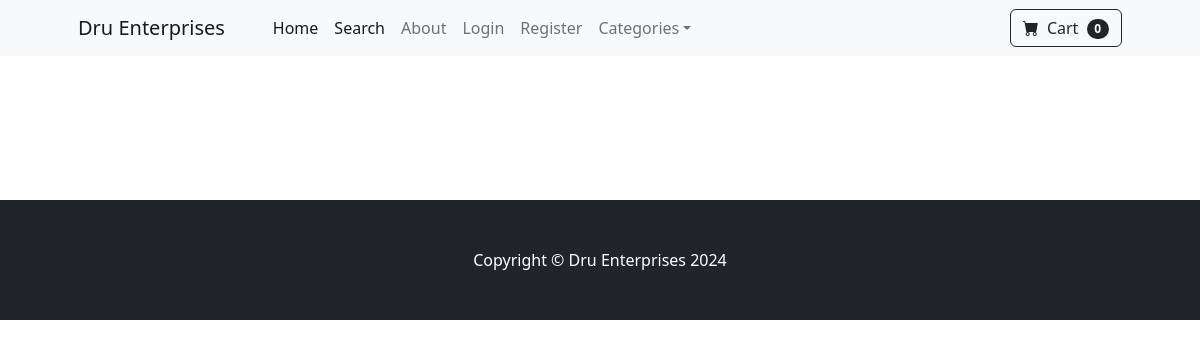
Page /category/Fashion on the earlier database version.
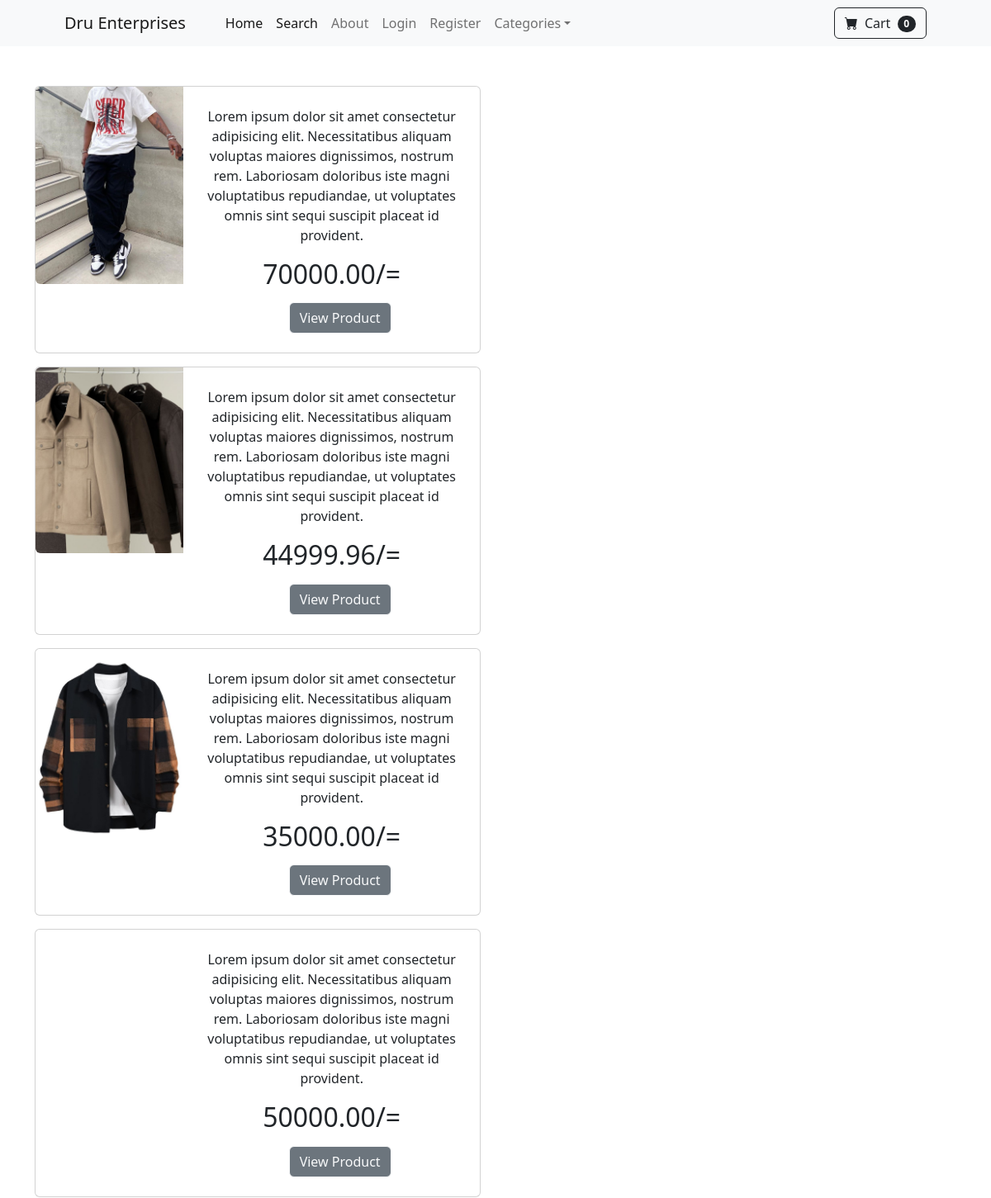
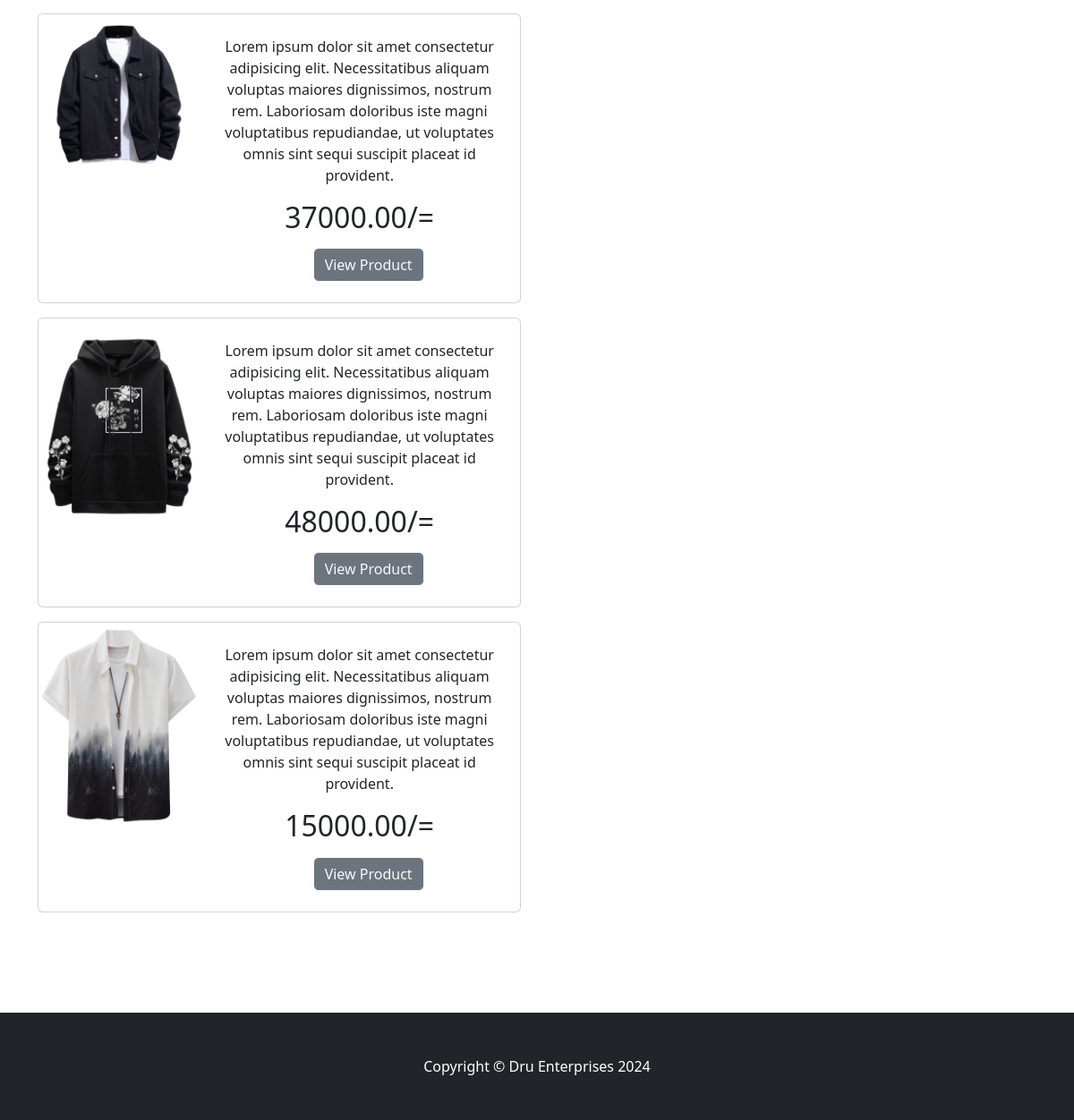
Same page on the later database version (2 pictures, top to bottom).
### druu/models.py (models this page shows, shortened)
class Product(models.Model):
	name = models.CharField(max_length=100)
	price = models.DecimalField(default=0, decimal_places=2, max_digits=10)
	category = models.ForeignKey(Category, on_delete=models.CASCADE, default=1)
	description = models.CharField(max_length=250, default='', blank=True, null=True)
	image = models.ImageField(upload_to='uploads/product/')
	is_sale = models.BooleanField(default=False)
	sale_price = models.DecimalField(default=0, decimal_places=2, max_digits=10)

### druu/views.py (the view)
# urls.py: path('category/<str:categories>', views.category, name='category'),
def category(request,categories):
    try:
        category = Category.objects.get(name=categories)
        products = Product.objects.filter(category=category)
        return render(request, 'products/category.html', {'products':products, 'category':category})
    except:
        messages.warning(request, "Category Doesn't exist...")
        return redirect('home')

### cart/cart.py (called while the page is built)
    def __len__(self):
        return len(self.cart)

### cart/context_processors.py (called while the page is built)
def cart(request):
    return {'cart':Cart(request)}

### druu/templates/products/category.html (shortened to what this page needs)
{% extends 'base.html' %}
{% block content %}
    <br><br>
    {% for product in products %}
    <div class="container">
        <div class="card mb-3" style="max-width: 540px;">
            <div class="row g-0">
                <div class="col-md-4">
                    <img src="{{ product.image.url }}" class="img-fluid rounded-start" alt="">
                </div>
                <div class="col-md-8">
                    <div class="card-body">
                        <center>
                        <p class="card-text" >Lorem ipsum dolor sit amet consectetur adipisicing elit. Necessitatibus aliquam voluptas maiores dignissimos, nostrum rem. Laboriosam doloribus iste magni voluptatibus repudiandae, ut voluptates omnis sint sequi suscipit placeat id provident.</p>
                        <h2 class="card-text" >{{ product.price }}/=</h2>
                        <button class="btn " style="margin-left: 20px;"><a><div><a class="btn btn-secondary btn-outline-light mt-auto"
                            href="{% url 'product' product.id %}">View Product</a>
                        </button>
                    </center>
                    </div>
                </div>
            </div>
        </div>
    </div>
    {% endfor %}
    <br><br><br><br>
{% endblock %}

### druu/templates/base.html (shortened to what this page needs)
{% load static %}
<!DOCTYPE html>
<html lang="en">
    <head>
        <link href="https://cdn.jsdelivr.net/npm/bootstrap-icons@1.5.0/font/bootstrap-icons.css" rel="stylesheet" />
        <link href="{% static 'css/styles.css' %}" rel="stylesheet" />
    </head>
    <body>
        {% include 'navbar.html' %}
        {% block content %}
        {% endblock %}
        <footer class="py-5 bg-dark">
            <div class="container"><p class="m-0 text-center text-white">Copyright &copy; Dru Enterprises 2024</p></div>
        </footer>
    </body>
</html>

### druu/templates/navbar.html (shortened to what this page needs)
<nav class="navbar navbar-expand-lg navbar-light bg-light">
    <div class="container px-4 px-lg-5">
        <a class="navbar-brand" href="{% url 'home' %}">Dru Enterprises</a>
        <div class="collapse navbar-collapse" id="navbarSupportedContent">
            <ul class="navbar-nav me-auto mb-2 mb-lg-0 ms-lg-4">
                <li class="nav-item"><a class="nav-link active" aria-current="page" href="{% url 'home' %}">Home</a></li>
                <li class="nav-item"><a class="nav-link active" aria-current="page" href="{% url 'search' %}">Search</a></li>
                <li class="nav-item"><a class="nav-link" href="{% url 'about' %}">About</a></li>
    {% if user.is_authenticated %}
<li class="nav-item dropdown">
    <a class="nav-link dropdown-toggle" id="navbarDropdown" href="#" role="button" data-bs-toggle="dropdown" aria-expanded="false">Profile</a>
    <ul class="dropdown-menu" aria-labelledby="navbarDropdown">
        <li><a class="dropdown-item" href="{% url 'update_user' %}">User Profile</a></li>
        <li><hr class="dropdown-divider" /></li>
<li><a class="dropdown-item" href="{% url 'update_info'  %}">User Info</a></li>
                    </ul>
                </li>
    {% if user.is_superuser %}
      <li class="nav-item dropdown">
    <a class="nav-link dropdown-toggle" id="navbarDropdown" href="#" role="button" data-bs-toggle="dropdown" aria-expanded="false">Orders</a>
    <ul class="dropdown-menu" aria-labelledby="navbarDropdown">
        <li><a class="dropdown-item" href="{% url 'shipped_dash' %}">Shipped Orders</a></li>
        <li><hr class="dropdown-divider" /></li>
<li><a class="dropdown-item" href="{% url 'not_shipped_dash'  %}">UnShipped Orders</a></li>
                    </ul>
                </li>
    {% endif %}
       <li class="nav-item"><a class="nav-link" href="{% url 'logout' %}">Logout</a></li>
    {% else %}
       <li class="nav-item"><a class="nav-link" href="{% url 'login' %}">Login</a></li>
       <li class="nav-item"><a class="nav-link" href="{% url 'register' %}">Register</a></li>
    {% endif %}
                <li class="nav-item dropdown">
                    <a class="nav-link dropdown-toggle" id="navbarDropdown" href="#" role="button" data-bs-toggle="dropdown" aria-expanded="false">Categories</a>
                </li>
            </ul>
            <form class="d-flex">
<a href="{% url 'cart_summary' %}" class="btn btn-outline-dark"><i class="bi-cart-fill me-1"></i>
                    Cart
<span class="badge bg-dark text-white ms-1 rounded-pill" id="cart_quantity">{{ cart|length }}
</span></a>
            </form>
        </div>
    </div>
</nav>

Differences in the rows shown:
added Product: image (picture), price "70000.00"
added Product: image (picture), price "44999.96"
added Product: image (picture), price "35000.00"
added Product: price "50000.00"
added Product: image (picture), price "37000.00"
added Product: image (picture), price "48000.00"
added Product: image (picture), price "15000.00"
